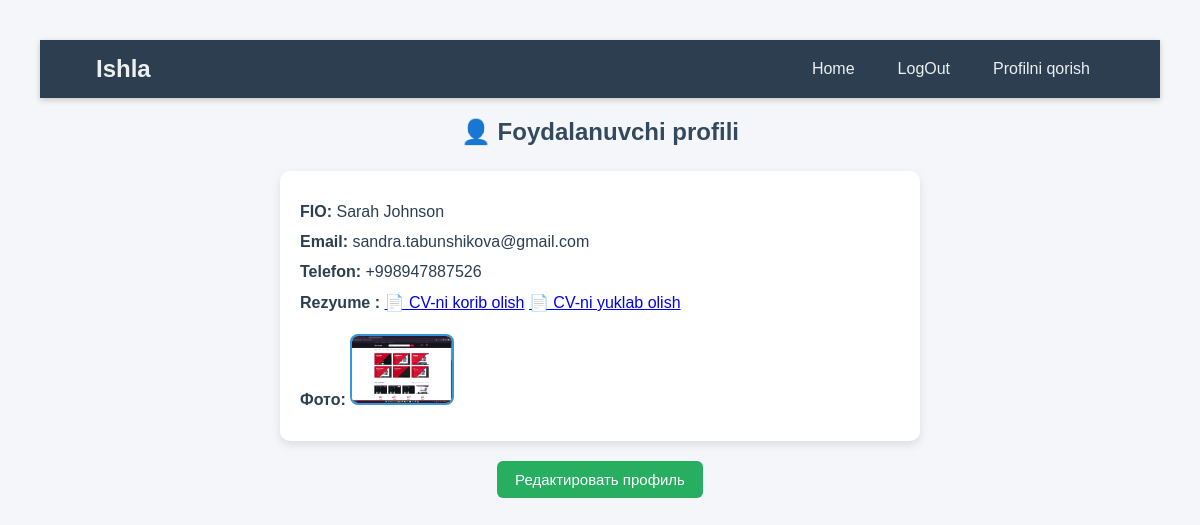
The page /api/profile/ (signed in) on the database as committed earlier.
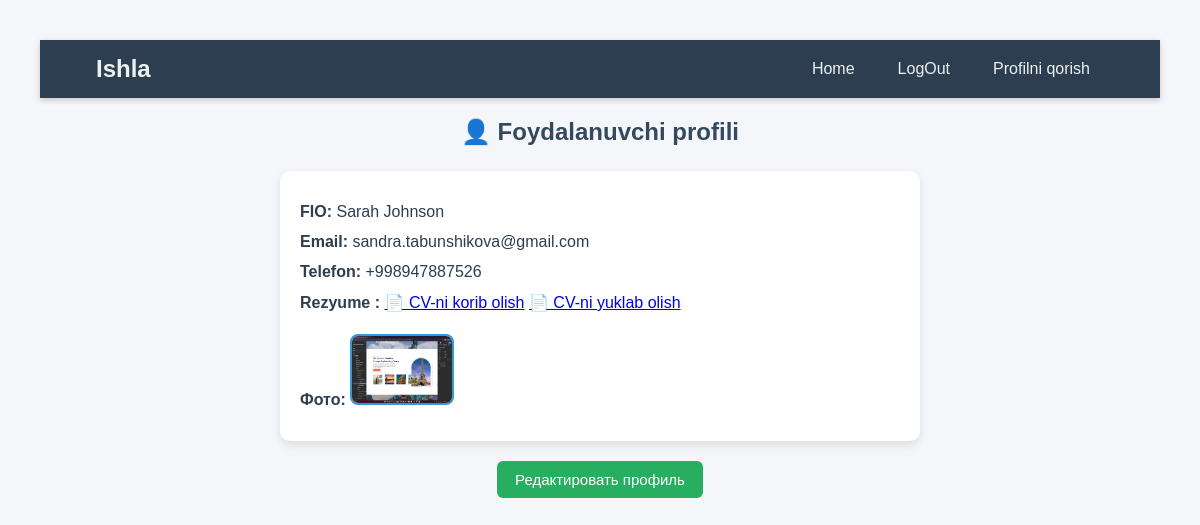
The same page on the database as committed later.
### main/models.py (models this page shows, shortened)
class User(AbstractUser):
    phone_regex = RegexValidator(
        regex=r'^\+998\d{9}$',
        message="Telefon raqam +998xxxxxxx fromatida bo'lishi kerak."
    )
    phone = models.CharField(max_length=13, unique=True, null=True, blank=True, validators=[phone_regex])
    email = models.EmailField(unique=True)
    full_name = models.CharField(max_length=120)
    profile_picture = models.ImageField(upload_to='', blank=True, null=True)
    cv = models.FileField(upload_to='cvs/', blank=True, null=True)
    is_employer = models.BooleanField(default=False)

### main/views.py (the view)
# urls.py: path('profile/', profile_view, name='profile'),
def profile_view(request):
    return render(request, 'profile.html', {'user': request.user})

### templates/profile.html (shortened to what this page needs)
{% load static %}
<!DOCTYPE html>
<html lang="ru">
<head>
    <link rel="stylesheet" href="{% static 'profile.css' %}">
</head>
<body>
    <header>
        <div class="container">
            <h1 class="logo">Ishla</h1>
            <nav>
                <ul>
                    <li><a href="/api/base/">Home</a></li>
                    {% if request.user.is_authenticated %}
                    <li><a href="{% url 'logout' %}">LogOut</a></li>
                    {% else %}
                    <li><a href="{% url 'login' %}">LogIn</a></li>
                    <li><a href="{% url 'register' %}">Ro‘yxatdan o‘tish</a></li>
                    {% endif %}
                    <li><a href="{% url 'profile' %}">Profilni qorish</a></li>
                </ul>
            </nav>
        </div>
    </header>
    <h2>👤 Foydalanuvchi profili</h2>
    <div class="profile-info">
        <p><b>FIO:</b> {{ user.full_name }}</p>
        <p><b>Email:</b> {{ user.email }}</p>
        <p><b>Telefon:</b> {{ user.phone }}</p>
        <p><b>Rezyume :</b>
            {% if user.cv %}
            <a href="{{ user.cv.url }}" target="_blank">📄 CV-ni korib olish</a>
            <a href="{{ user.cv.url }}" download="">📄 CV-ni yuklab olish</a>
            {% else %}
            Yuklanmagan
            {% endif %}
        </p>
        <p><b>Фото:</b>
            {% if user.profile_picture %}
            <img src="{{ user.profile_picture.url }}" width="100">
            {% else %}
            Rasm yo‘q
            {% endif %}
        </p>
    </div>
    <div class="profile-actions">
        <a href="{% url 'profile_update' %}" class="btn-save">Редактировать профиль</a>
    </div>
</body>
</html>

### static/profile.css (style rules this page uses)
body { font-family: Arial, sans-serif; margin: 0; padding: 40px; background: #f4f6f9; color: #2c3e50; }
h2 { text-align: center; margin-bottom: 25px; color: #34495e; }
.profile-info { background: #fff; padding: 20px; border-radius: 10px; max-width: 600px; margin: 0 auto; box-shadow: 0 4px 10px rgba(0,0,0,0.1); }
.profile-info p { margin: 12px 0; font-size: 16px; }
.profile-info img { margin-top: 10px; border-radius: 8px; max-width: 120px; border: 2px solid #3498db; }
.profile-actions { text-align: center; margin-top: 20px; }
.profile-actions a { display: inline-block; background: #27ae60; color: white; padding: 10px 18px; border-radius: 6px; text-decoration: none; font-size: 15px; transition: background 0.3s; }
header { background: #2c3e50; padding: 15px 0; box-shadow: 0 2px 6px rgba(0,0,0,0.2); }
header .container { width: 90%; margin: 0 auto; display: flex; justify-content: space-between; align-items: center; }
header .logo { color: #ecf0f1; margin: 0; font-size: 24px; font-weight: bold; }
header nav ul { list-style: none; margin: 0; padding: 0; display: flex; gap: 15px; }
header nav ul li a { text-decoration: none; color: #ecf0f1; padding: 8px 14px; border-radius: 6px; transition: background 0.3s; }

Rows that differ between the two databases and show on the page:
changed User "Sarah Johnson": profile_picture: a different picture
